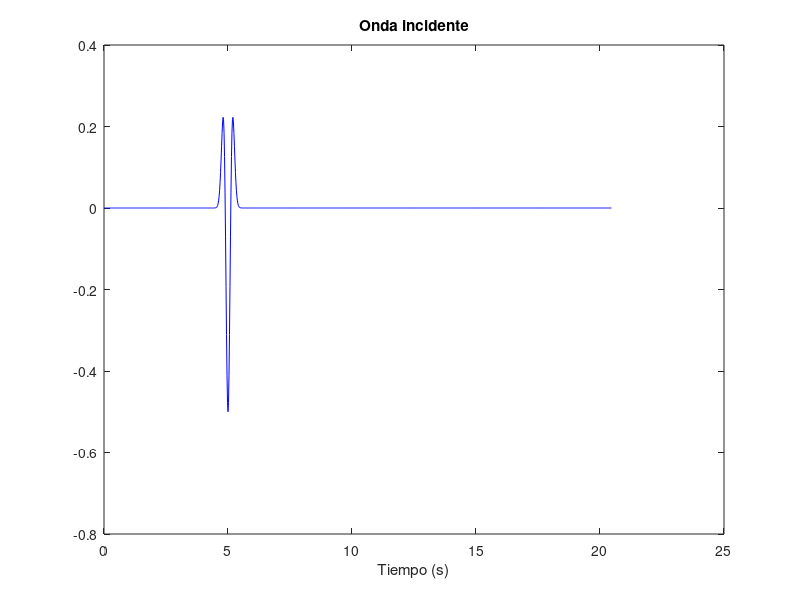
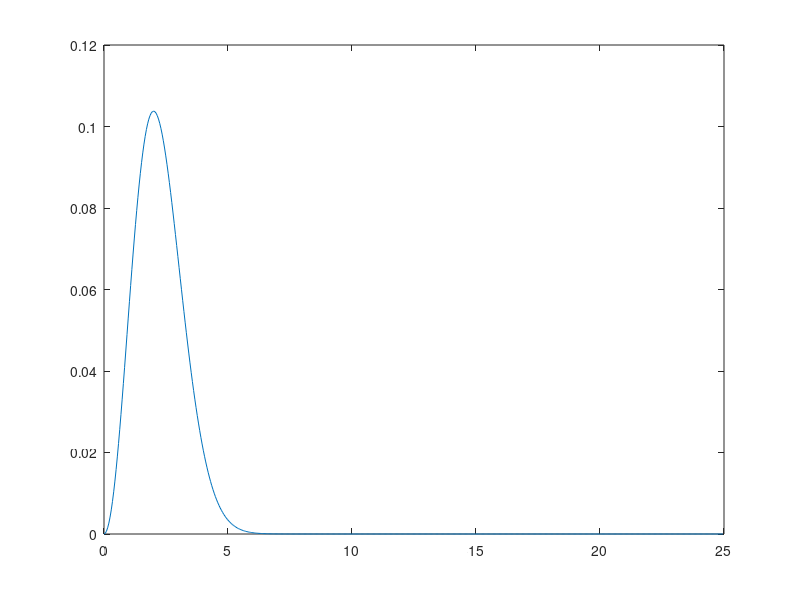
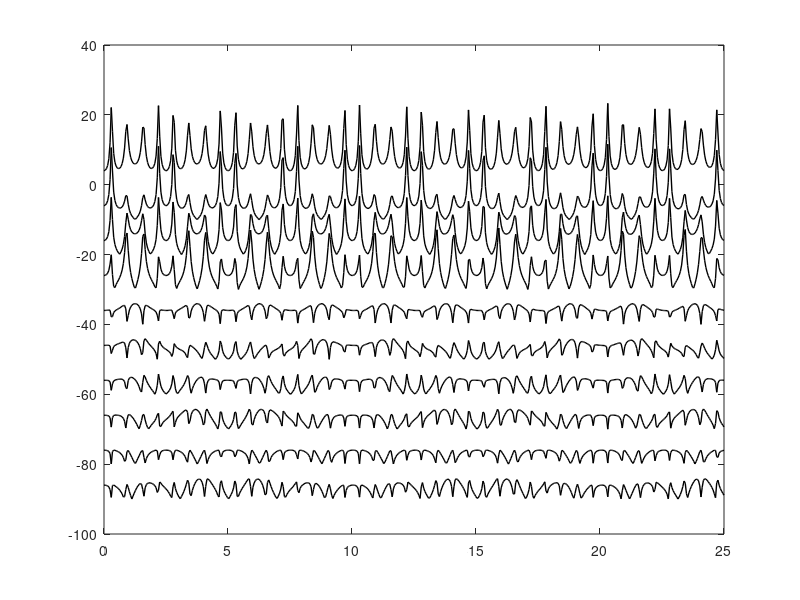
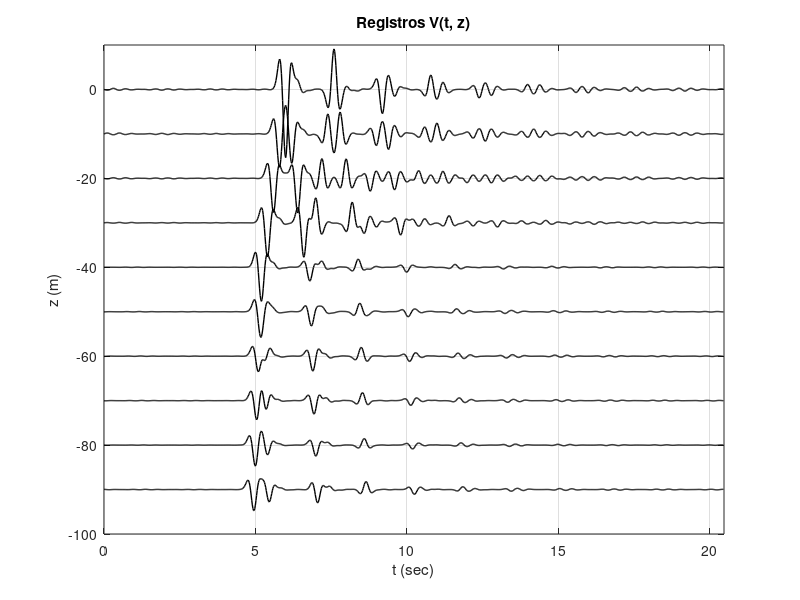

MATLAB code to generate these figures, in order:
%Método de la matriz global

clear; close all; 
clc

escala = 2; escs = 8;
%Iniciamos definiendo las propiedades elásticas del medio

%Estrato 1 ----------E1
vsE1 = 50; %m/s
vpE1 = sqrt(3)*vsE1; %m/s
Esp1 = 40; %m
rho1 = 2000; %kg/m3
%Estrato 2 ----------E2
vsE2 = 200; %m/s
vpE2 = sqrt(3)*vsE1; %m/s
Esp2 = 40; %m
rho2 = 2000; %kg/m3
%Semiespacio ----------SS
vsSS = 300; %m/s
vpSS = sqrt(3)*vsE1; %m/s
rhoSS = 2000; %kg/m3
%interfaces
z0 = 0;
z1 = Esp1;
z2 = Esp1+Esp2;
% Datos para las estaciones
dz = 10;
nz = 10;
z = 0:dz:dz*(nz-1);
x = 0;

%mu
mu1 = (vsE1^2)*rho1;
mu2 = (vsE2^2)*rho2;
muSS = (vsSS^2)*rhoSS;

%Ángulo de incidencia
gm = 10; gama = gm*pi/180;

N = 1024;   % Número de muestras para el tiempo
dt = 0.02;   % Paso en el tiempo (s)
duracion = N*dt;  % duración de la simulación
t = linspace(0,(N-1)*dt,N);  % tiempo (s)
df = 1/N/dt;
f = linspace(0,(N-1)*df,N);  % Frecuencias  (hz)
f(1,1) = 0.001;
%Fuente
tp = 0.5;
ts = 5;
a = (pi/tp).*(t- ts);
src= (a.^2 - 1/2).*exp(-a.^2); % Onda incidente como pulso de Ricker en t
%src = exp(-a.^2); % Onda incidente como gaussiana en t
figure()
plot(t,src,'-b'); % Plot para la onda incidente 
title('Onda incidente')
xlabel('Tiempo (s)')
%hold on;
% Transformada de Fourier de la onda incidente
ondaf = fft(src)*dt;
figure()
plot(f(1:N/2),abs(ondaf(1:N/2)))

nu1 = [];
nu2 = [];
nuSS = [];
kSS = [];
ww = [];
fdt = [];
C = [];
figure()
for c2 = 1:length(z)
    dp = z(c2);
    for c1 = 1:N/2+1
    ww = 2*pi*f(c1);
    kSS = (ww/vsSS)*sin(gama);        % Número de onda horizontal (semiespacio)
    nu1 = sqrt((ww^2/vsE1^2)-kSS^2); %ww*cos(gama)/vsE1; %
    nu2 = sqrt((ww^2/vsE2^2)-kSS^2); %ww*cos(gama)/vsE2;%
    nuSS = sqrt((ww^2/vsSS^2)-kSS^2);
    A = zeros(5,5);
    B = zeros(5,1);
    A(1,1) = mu1*nu1; A(1,2) = -mu1*nu1;
    A(2,1) = exp(1i*nu1*(z1-z0)); A(2,2) = exp(-1i*nu1*(z1-z0)); A(2,3) = -1; A(2,4) = -1; 
    A(3,1) = -mu1*nu1*exp(1i*nu1*(z1-z0)); A(3,2) = mu1*nu1*exp(-1i*nu1*(z1-z0)); A(3,3) = mu2*nu2; A(3,4) = -mu2*nu2;
    A(4,3) = exp(1i*nu2*(z2-z1)); A(4,4) = exp(-1i*nu2*(z2-z1)); A(4,5) = -1;
    A(5,3) = -mu2*nu2*exp(1i*nu2*(z2-z1)); A(5,4) = mu2*nu2*exp(-1i*nu2*(z2-z1)); A(5,5) = -muSS*nuSS;

    B(4,1) = 1; B(5,1) = -muSS*nuSS;

    C(:,c1) = A\B;
    A_1 = C(1,c1);
    A_2 = C(3,c1);
    B_1 = C(2,c1);
    B_2  = C(4,c1);
    R = C(5,c1);
    if dp<=Esp1
            fdt(c1,c2) = (A_1*exp(1i*nu1*(z(c2)-z0)) + B_1*exp(-1i*nu1*(z(c2)-z0)))*exp(-1i*kSS*x);
        elseif Esp1<dp<=z2
            fdt(c1,c2) = (A_2*exp(1i*nu2*(z(c2)-z1)) + B_2*exp(-1i*nu2*(z(c2)-z1)))*exp(-1i*kSS*x);
        else
            fdt(c1,c2) = (exp(1i*nuSS*(z2)) + R*exp(-1i*nuSS*(z(c2)-(z2))))*exp(-1i*kSS*x);
        end   
        afdt(c1)=fdt(c1,c2); 
    end
    plot(f(1:N/2+1), abs(afdt(1:N/2+1))*escala-(c2-1)*dz,'k', 'linewidth', 1);
    hold on;
end


%% Sismogramas
V = zeros(length(f),1);
figure;
for ii = 1:nz
    V(1)=0+1i*0;                                % frec inicial
    for jj=2:N/2
        V(jj)=ondaf(jj)*fdt(jj,ii);                     % Convolucion
        V(N-jj+2)=conj(V(jj));                    % Crepa
    end
    V(N/2+1)=real(ondaf(N/2+1)*fdt(N/2+1,ii));         % Nyquist 
    v=ifft(V)/dt;
    plot(t, v*escs-dz*(ii-1), 'k','linewidth',1); % Sismogramas
    hold on;
end
grid on;
title ('Registros V(t, z)')
xlabel ('t (sec)')
ylabel ('z (m)')
axis ([0 +duracion  -dz*nz dz ]);